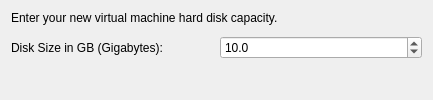
     <widget class="QWidget" name="Typical_HDD_Page">
      <layout class="QGridLayout" name="gridLayout_9">
       <item row="0" column="0">
        <widget class="QLabel" name="Label_Typical_HDD">
         <property name="text">
          <string>Enter your new virtual machine hard disk capacity.</string>
         </property>
        </widget>
       </item>
       <item row="1" column="0">
        <spacer name="verticalSpacer_4">
         <property name="orientation">
          <enum>Qt::Vertical</enum>
         </property>
         <property name="sizeType">
          <enum>QSizePolicy::Fixed</enum>
         </property>
         <property name="sizeHint" stdset="0">
          <size>
           <width>20</width>
           <height>5</height>
          </size>
         </property>
        </spacer>
       </item>
       <item row="2" column="0">
        <layout class="QHBoxLayout" name="horizontalLayout_5">
         <item>
          <widget class="QLabel" name="Label_HDD_Size">
           <property name="text">
            <string>Disk Size in GB (Gigabytes):</string>
           </property>
          </widget>
         </item>
         <item>
          <widget class="QDoubleSpinBox" name="SB_HDD_Size">
           <property name="decimals">
            <number>1</number>
           </property>
           <property name="minimum">
            <double>0.100000000000000</double>
           </property>
           <property name="maximum">
            <double>500.000000000000000</double>
           </property>
           <property name="value">
            <double>10.000000000000000</double>
           </property>
          </widget>
         </item>
        </layout>
       </item>
       <item row="3" column="0">
        <spacer name="s13">
         <property name="orientation">
          <enum>Qt::Vertical</enum>
         </property>
         <property name="sizeHint" stdset="0">
          <size>
           <width>411</width>
           <height>21</height>
          </size>
         </property>
        </spacer>
       </item>
      </layout>
     </widget>
